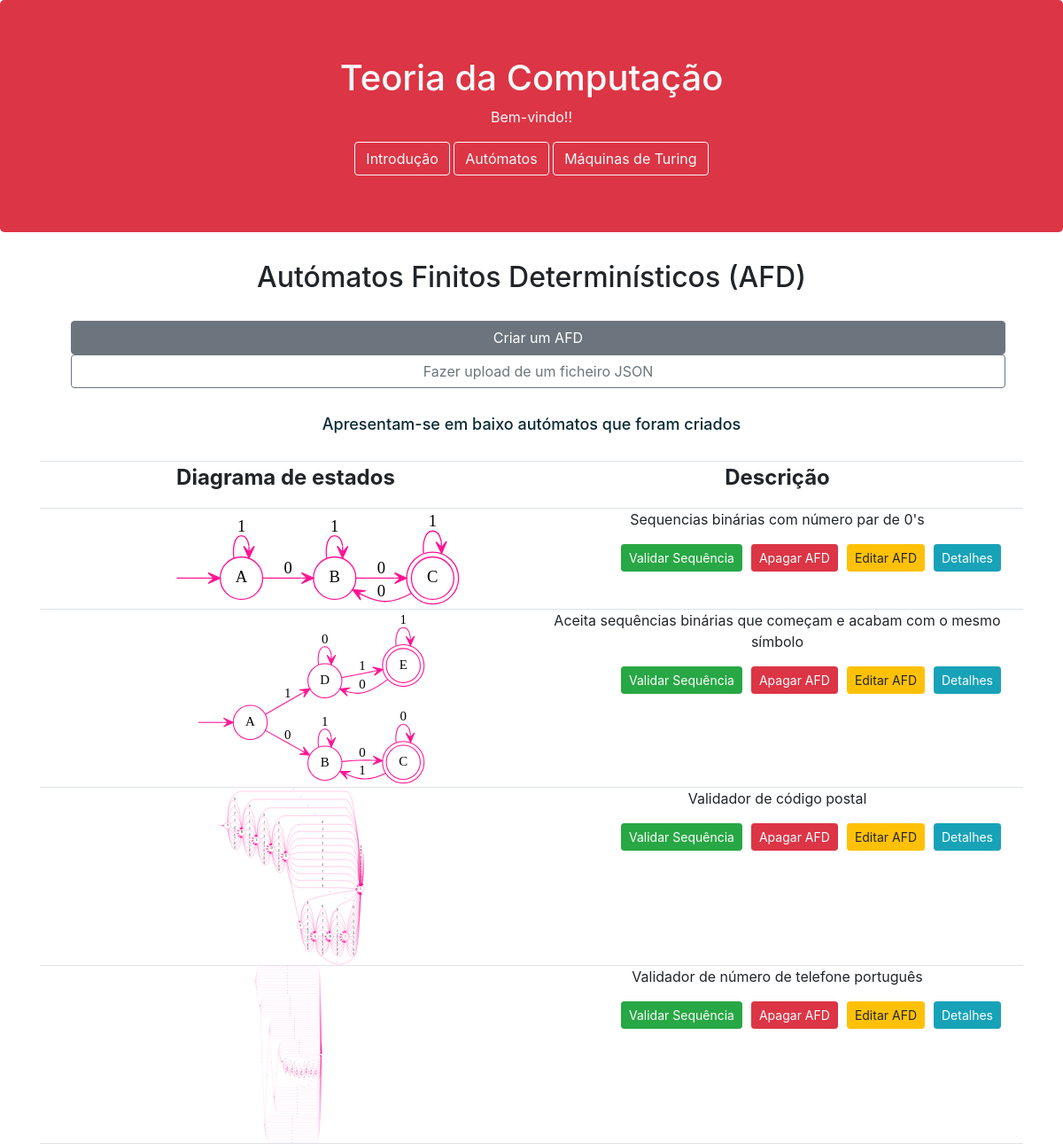
Page /automatos on the committed database.
### website/models.py (models this page shows, shortened)
class Automato(models.Model):
    descricao = models.CharField(max_length=1000)
    alfabeto = models.CharField(max_length=200)
    estados = models.CharField(max_length=200)
    estadoinicial = models.CharField(max_length=200)
    estadodeaceitacao = models.CharField(max_length=200)
    transicoes = models.CharField(max_length=8000)

### website/views.py (the view)
# urls.py: path('automatos', views.automatos_page_view, name='automatos'),
def automatos_page_view(request):
    data= {'automatos': Automato.objects.all()}
    return render(request, 'website/automatos.html', data)

### website/templates/website/automatos.html
{% extends 'website/base.html' %}
{% block main %}
    <h1 style="text-align: center; font-size: xx-large; margin-bottom: 30px">Autómatos Finitos Determinísticos (AFD)</h1>
    <a href="{% url 'website:novo' %}" class="btn btn-secondary" style="text-align: center; margin-right: 15px; margin-left: 30px; width: 95%;">Criar um AFD</a>
    <a href="{% url 'website:upload' %}" class="btn btn-outline-secondary" style="text-align: center; margin-right: 15px; margin-left: 30px; width: 95%;">Fazer upload de um ficheiro JSON</a>
    <h3 style="margin-bottom: 30px; color: #0A2A34; text-align: center;font-size: large; margin-top: 30px">Apresentam-se em baixo autómatos que foram criados</h3>
    <div class = "container">
        <div class="row">
            <div class="col-sm-6 border-bottom border-top">
                <p style="font-size: x-large; font-weight: bolder;">Diagrama de estados</p>
            </div>
            <div class="col-sm-6 border-bottom border-top">
                <p style="font-size: x-large; font-weight: bolder;">Descrição</p>
            </div>
        </div>
    </div>
        {% for automato in automatos %}
    <div class = "container">
        <div class="row">
            <div class="col-sm-6 border-bottom">
                {% load static %} <img src="{% static "website/images/"|add:automato.descricao|add:".svg"%}" alt="home" style="max-width: 100%; max-height: 200px" />
            </div>
            <div class="col-sm-6 border-bottom">
                <p>
                    {{ automato.descricao }}
                </p>
        <p>
            <a href="{% url 'website:detalhes' automato.id %}" class="btn btn-info  btn-sm" style="float: right; margin-right: 10px">Detalhes</a>
            <a href="{% url 'website:edita' automato.id %}" class="btn btn-warning  btn-sm" style="float: right; margin-right: 10px">Editar AFD</a>
            <a href="{% url 'website:apaga' automato.id %}" class="btn btn-danger  btn-sm" style="float: right; margin-right: 10px">Apagar AFD</a>
            <a href="{% url 'website:validar' automato.id %}" role="button" class="btn btn-success btn-sm" style="float: right; margin-right: 10px">Validar Sequência</a>
        </p>
            </div>
        </div>
    </div>
    {% endfor %}
{% endblock %}

### website/templates/website/base.html (shortened to what this page needs)
<!DOCTYPE html>
<html>
	<head>
		<link rel="stylesheet" href="https://maxcdn.bootstrapcdn.com/bootstrap/4.5.2/css/bootstrap.min.css">
        {% load static %}
        <link rel="stylesheet" href="{% static 'website/css/base.css' %}">
	</head>
	<body>
	    <header class="jumbotron text-center bg-danger text-light">
            <h1>Teoria da Computação</h1>
            <p>Bem-vindo!!</p>
            <nav>
                <a href="{% url 'website:introducao' %}" class="btn btn-outline-light">Introdução</a>
                <a href="{% url 'website:automatos' %}" class="btn btn-outline-light">Autómatos</a>
                <a href="{% url 'website:maquinasturing' %}" class="btn btn-outline-light">Máquinas de Turing</a>
            </nav>
        </header>
            <main class="container text-center">
            {% block main %}
	        {% endblock main %}
            </main>
	</body>
</html>

### rows in the picture
Automato: descricao (picture), descricao "Sequencias binárias com número par de 0's"
Automato: descricao (picture), descricao "Aceita sequências binárias que começam e acabam com o mesmo símbolo"
Automato: descricao (picture), descricao "Validador de código postal"
Automato: descricao (picture), descricao "Validador de número de telefone português"
